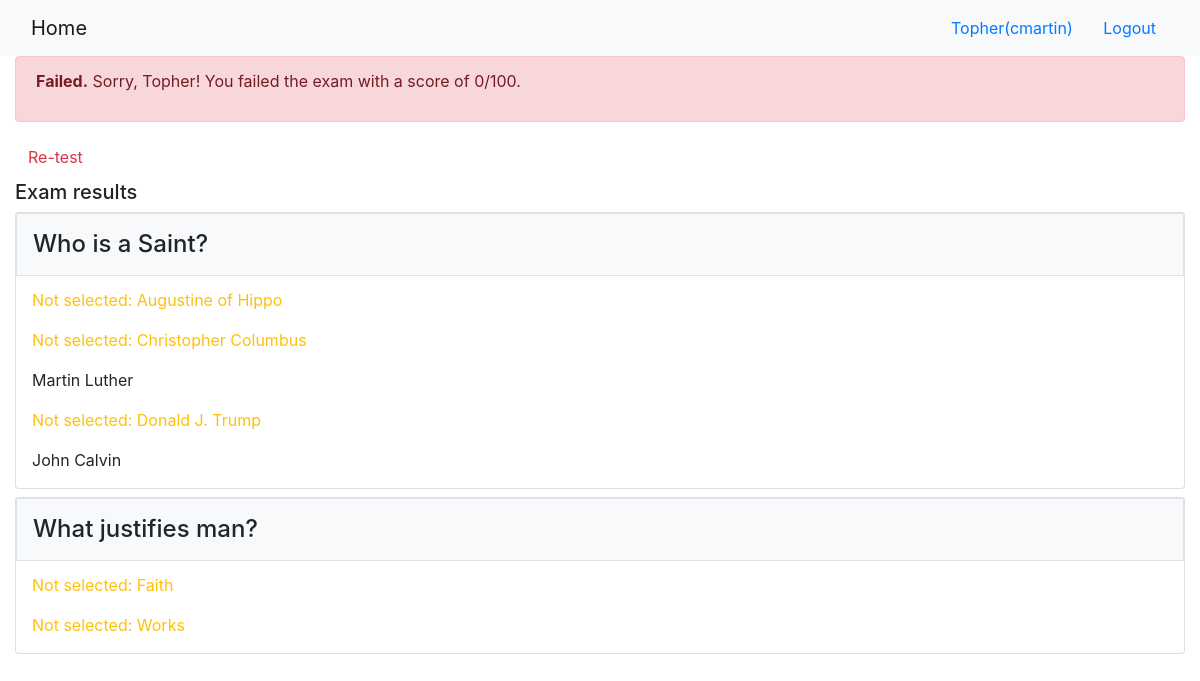
The page /onlinecourse/1/submission/1/result/ (signed in) on the database its author committed.
### onlinecourse/models.py (models this page shows, shortened)
class Question(models.Model):
    course = models.ForeignKey(Course, on_delete=models.CASCADE)
    question_text = models.CharField(max_length=200)
    grade = models.IntegerField(default=10)

class Choice(models.Model):
    question = models.ForeignKey(Question, on_delete=models.CASCADE)
    choice_text = models.CharField(max_length=200)
    is_correct = models.BooleanField()

### onlinecourse/views.py (the view)
# urls.py: path('<int:course_id>/submission/<int:submission_id>/result/', views.show_exam_result, name='show_exam_result'),
def show_exam_result(request, course_id, submission_id):
    course = get_object_or_404(Course, pk=course_id)
    submission = get_object_or_404(Submission, pk=submission_id)
    selected_choices = submission.choices.all()
    selected_ids = []
    for choice in selected_choices:
        selected_ids.append(choice.id)
    points_possible = 0
    points_earned = 0
    course_questions = Question.objects.filter(course=course)
    for question in course_questions:
        answered_correctly = True
        correct_choices = Choice.objects.filter(question__id=question.id).filter(is_correct=True)
        for choice in correct_choices:
            if choice.id not in selected_ids:
                answered_correctly = False
        for choice_id in selected_ids:
            choice = get_object_or_404(Choice, pk=choice_id)
            if not choice.is_correct:
                particular_question = Question.objects.get(choice__id=choice.id)
                if particular_question.id == question.id:
                    answered_correctly = False
        points_possible += question.grade
        if answered_correctly:
            points_earned += question.grade
    grade = int(100 * points_earned / points_possible)
    context = {}
    context['course'] = course
    context['selected_ids'] = selected_ids
    context['grade'] = grade
    return render(request, 'onlinecourse/exam_result_bootstrap.html', context)

### onlinecourse/templates/onlinecourse/exam_result_bootstrap.html (shortened to what this page needs)
<!DOCTYPE html>
<html lang="en">
<head>
    {% load static %}
    <link rel="stylesheet" href="https://maxcdn.bootstrapcdn.com/bootstrap/4.5.2/css/bootstrap.min.css">
</head>
<body>
 <nav class="navbar navbar-light bg-light">
    <div class="container-fluid">
        <div class="navbar-header">
              <a class="navbar-brand" href="{% url 'onlinecourse:index' %}">Home</a>
        </div>
        <ul class="nav navbar-nav navbar-right">
            {% if user.is_authenticated %}
            <li>
                <a class="btn btn-link" href="#">{{ user.first_name }}({{ user.username }})</a>
                <a class="btn btn-link" href="{% url 'onlinecourse:logout' %}">Logout</a>
            </li>
            {% endif %}
        </ul>
    </div>
</nav>
<div class="container-fluid">
    {% if grade > 80 %}
        <div class="alert alert-success">
            <p><span class="font-weight-bold">Congratulations, {{ user.first_name }}!</span> You passed the exam and completed the course with a score of {{ grade }}/100.</p>
        </div>
    {% else %}
        <div class="alert alert-danger">
            <p><span class="font-weight-bold">Failed.</span> Sorry, {{ user.first_name }}! You failed the exam with a score of {{ grade }}/100.</p>
        </div>
        <a class="btn btn-link text-danger" href="{% url 'onlinecourse:course_details' course.id %}">Re-test</a>
    {% endif %}
    <div class="card-columns-vertical mt-1">
        <h5 class="">Exam results</h5>
        {% for question in course.question_set.all %}
            <div class="card mt-2">
                <h4 class="card-title bg-light border p-3">{{ question.question_text }}</h4>
                {% for choice in question.choice_set.all %}
                    <p class="mx-3
                        {% if choice.is_correct %}
                            {% if choice.id in selected_ids %}
                                text-success">Correct answer:
                            {% else %}
                                text-warning">Not selected:
                            {% endif %}
                        {% else %}
                            {% if choice.id in selected_ids %}
                                text-danger">Wrong answer:
                            {% else %}
                                ">
                            {% endif %}
                        {% endif %}
                        {{ choice.choice_text }}
                    </p>
                {% endfor %}
            </div>
        {% endfor %}
    </div>
</div>
</body>
</html>

### rows shown on the page
Question: question_text "Who is a Saint?"
Choice: shows "Not selected:", choice_text "Augustine of Hippo"
Choice: shows "Not selected:", choice_text "Christopher Columbus"
Choice: choice_text "Martin Luther"
Choice: shows "Not selected:", choice_text "Donald J. Trump"
Choice: choice_text "John Calvin"
Question: question_text "What justifies man?"
Choice: shows "Not selected:", choice_text "Faith"
Choice: shows "Not selected:", choice_text "Works"

### other values the page prints
{{ user.first_name }} "Topher"
{{ user.username }} "cmartin"
{{ grade }} "0"
